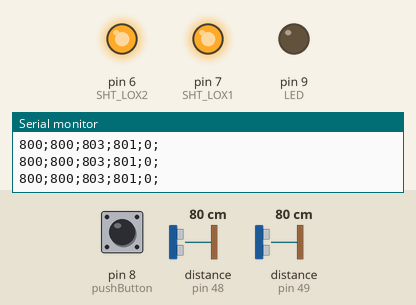
This sketch was run on a simulated Arduino Uno, built with avr-gcc and run on an emulated ATmega328P. On the bench: output pins drawn as LEDs (lit = HIGH), the last lines printed to the serial monitor. Dashed ring = blinking. The inputs (shaded band) are chosen by the test bench; at power-on: pin 8 (pushButton) HIGH, distance to the obstacle (sensors on pin 48, pin 49) 80 cm.

Above: at 1.2 s.
1.3 s: pin 8 (pushButton) pulled LOW for 0.15 s
At 1.43 s:
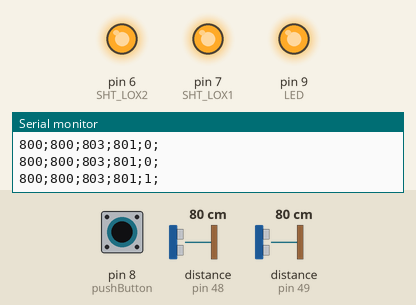
2.9 s: pin 8 (pushButton) pulled LOW for 3.2 s
At 7.1 s:
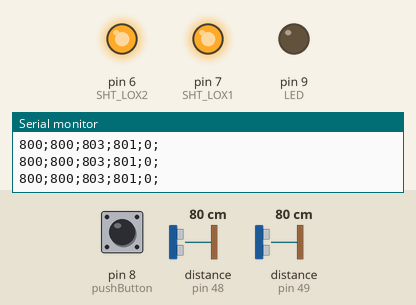
7.6 s: pin 8 (pushButton) pulsed LOW 2 times (0.12 s each, 0.3 s apart)
At 7.68 s:
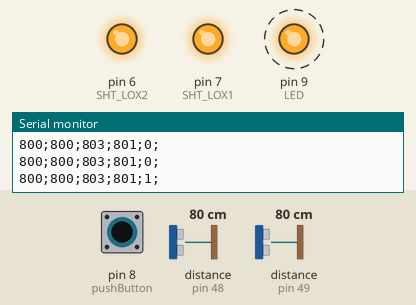
14.2 s: pin 8 (pushButton) pulsed LOW 5 times (0.12 s each, 0.3 s apart)
At 16.1 s:
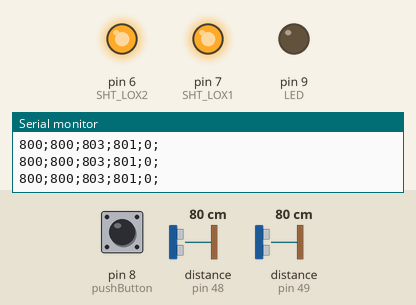
Timing chart, 0 to 17.6 s (numbered marks = the images above; inputs shaded):
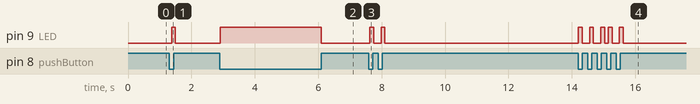

Measured:
- after the input at 1.3 s, pin 9 (LED): LOW → HIGH after 0.08 s, → LOW 0.12 s later
- after the input at 2.9 s, pin 9 (LED): LOW → HIGH at once, → LOW 3.2 s later
- after the input at 7.6 s, pin 9 (LED): alternates HIGH for 0.12 s and LOW for 0.24 s, 4 changes in all, then stays LOW, starting at once
- after the input at 14.2 s, pin 9 (LED): LOW → HIGH at once, → LOW 0.12 s later, → HIGH 0.24 s later, → LOW 0.12 s later, … (10 changes in this stretch)

The sketch:

kalo_make_2_sensor_buat_test_.ino
```cpp
#include <Adafruit_VL53L0X.h>
/*
  Install this library first in arduino: https://github.com/adafruit/Adafruit_VL53L0X
*/

// address we will assign if dual sensor is present
#define LOX1_ADDRESS 0x30
#define LOX2_ADDRESS 0x31

// set the pins to shutdown
#define SHT_LOX1 7
#define SHT_LOX2 6

const int pushButton = 8;
const int LED = 9;
int rate = 0;
int pusher = 0;
int state = 0;
String text;

// objects for the vl53l0x
Adafruit_VL53L0X lox1 = Adafruit_VL53L0X();
Adafruit_VL53L0X lox2 = Adafruit_VL53L0X();

// this holds the measurement
VL53L0X_RangingMeasurementData_t measure1;
VL53L0X_RangingMeasurementData_t measure2;

void setID() {
  // all reset
  digitalWrite(SHT_LOX1, LOW);
  digitalWrite(SHT_LOX2, LOW);
  delay(5);
  // all unreset
  digitalWrite(SHT_LOX1, HIGH);
  digitalWrite(SHT_LOX2, HIGH);
  delay(5);

  // activating LOX1 and reseting LOX2
  digitalWrite(SHT_LOX1, HIGH);
  digitalWrite(SHT_LOX2, LOW);

  // initing LOX1
  if(!lox1.begin(LOX1_ADDRESS)) {
    while(1);
  }
  delay(5);

  // activating LOX2
  digitalWrite(SHT_LOX2, HIGH);
  delay(5);

  //initing LOX2
  if(!lox2.begin(LOX2_ADDRESS)) {
    while(1);
  }
}

void addValue(int value){
  text = text + String(value) + ";";
}

void read_dual_sensors() {
  int measure_1 = 0;
  int measure_2 = 0;
  text = "";
  rate = 0;

  lox1.rangingTest(&measure1, false); // pass in 'true' to get debug data printout!
  lox2.rangingTest(&measure2, false); // pass in 'true' to get debug data printout!

  state = digitalRead(pushButton);
  if(state == LOW){
    delay(1);
    pusher = 1;
    digitalWrite(LED, HIGH);
    if(state == LOW ){
      pusher = 1;
    }
  } else {
    digitalWrite(LED, LOW);
    pusher = 0;
  }

    measure_1 = measure1.RangeMilliMeter;
    rate = rate + measure_1;
    addValue(measure_1);


    measure_2 = measure2.RangeMilliMeter;
    rate = rate + measure_2;
    addValue(measure_2);
    rate = rate + measure_2+ 3;
    addValue(measure_2 + 3);


   addValue(rate/3);
   addValue(pusher);
    Serial.println(text);
 }

void setup() {
  Serial.begin(9600);

  // wait until serial port opens for native USB devices
  while (! Serial) { delay(1); }


  pinMode(SHT_LOX1, OUTPUT);
  pinMode(SHT_LOX2, OUTPUT);


  digitalWrite(SHT_LOX1, LOW);
  digitalWrite(SHT_LOX2, LOW);

   pinMode(LED, OUTPUT);
  pinMode(pushButton, INPUT_PULLUP);
  setID();
}

void loop() {
  read_dual_sensors();
  delay(50);
}
```
